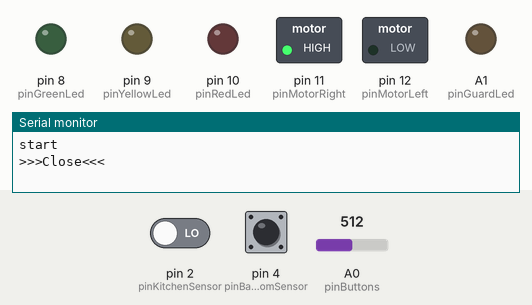
Simulated run of this sketch. Board: Arduino Uno, built with avr-gcc and run on an emulated ATmega328P. On the bench: switched loads named in the sketch (green lamp = pin HIGH), output pins drawn as LEDs (lit = HIGH), the last lines printed to the serial monitor. Dashed ring = blinking. The inputs (shaded band) are chosen by the test bench; at power-on: pin 2 (pinKitchenSensor) LOW, pin 4 (pinBathroomSensor) LOW, A0 (pinButtons) = 512.

Above: at 3.2 s.
3.3 s: pin 2 (pinKitchenSensor) driven HIGH
At 4.6 s:
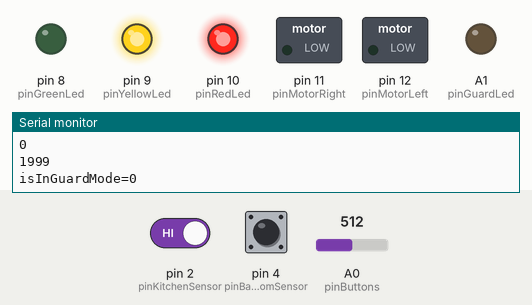
5.8 s: pin 4 (pinBathroomSensor) driven HIGH
At 6.8 s:
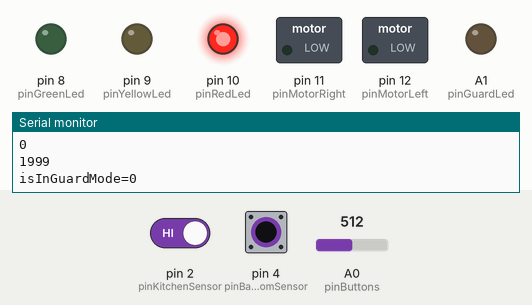
7.3 s: pin 4 (pinBathroomSensor) driven LOW
At 8.4 s:
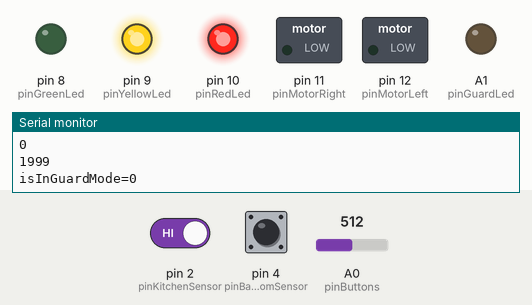
8.8 s: pin 2 (pinKitchenSensor) driven LOW
At 9.4 s:
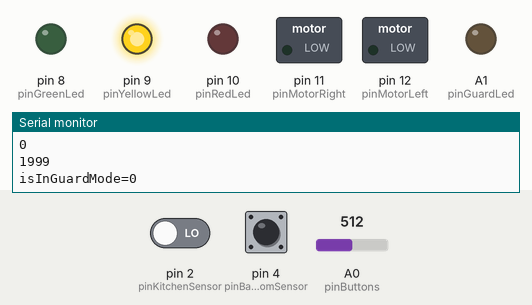
10.3 s: pin 4 (pinBathroomSensor) pulsed HIGH 5 times (0.12 s each, 0.3 s apart)
At 10.7 s:
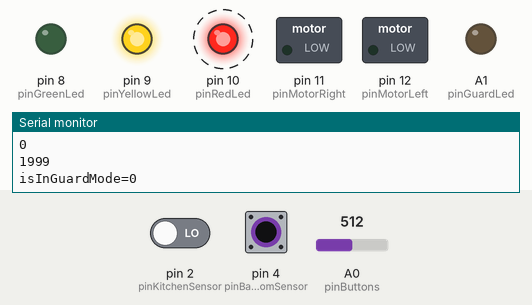
Timing chart, 0 to 13.3 s (numbered marks = the images above; inputs shaded):
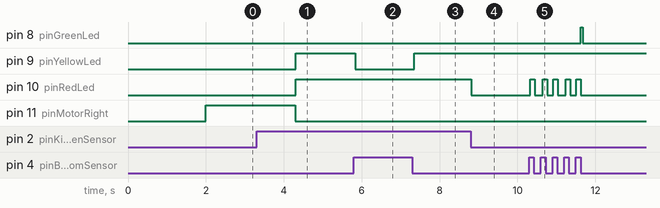

Measured:
- after the input at 3.3 s, pin 10 (pinRedLed): LOW → HIGH after 1.0 s
- after the input at 5.8 s, pin 9 (pinYellowLed): HIGH → LOW at once
- after the input at 7.3 s, pin 9 (pinYellowLed): LOW → HIGH after 0.05 s
- after the input at 8.8 s, pin 10 (pinRedLed): HIGH → LOW at once
- after the input at 10.3 s, pin 8 (pinGreenLed): LOW → HIGH after 1.3 s, → LOW 0.05 s later; pin 10 (pinRedLed): alternates HIGH for 0.11 s and LOW for 0.19 s, 10 changes in all, then stays LOW, starting at once

The sketch:

FloodAlarm.ino
```cpp
#include "flood.h"

const short pinBathroomSensor = 4;
const short pinKitchenSensor = 2;

// 220 or 1k resistor connected to LEDs pins
const int pinGreenLed = 8;   //1k    Ok i.e. No Flood
const int pinYellowLed = 9;  //220   Attention i.e. Line is broken
const int pinRedLed = 10;    //1k    Alarm or Flood was detected
const int pinGuardLed = A1;

//
const short pinMotorLeft = 12;
const short pinMotorRight = 11;

const int pinButtons = 0;

short ledState = sensorUnknowState;
boolean isInGuardMode = false; //isValveOpened

void setup()                    // run once, when the sketch starts
{
  setupOutputLowPin(pinGreenLed);
  setupOutputLowPin(pinYellowLed);
  setupOutputLowPin(pinRedLed);
  setupOutputLowPin(pinGuardLed);

  setupOutputLowPin(pinMotorLeft);
  setupOutputLowPin(pinMotorRight);

  stopMotor();
  Serial.begin(9600);
  Serial.println("start");      // a personal quirk
  delay(2000);
}

void setupOutputLowPin(int pin) {
  pinMode(pin, OUTPUT);
  digitalWrite(pin, LOW);
}

void loop()                     // run over and over again
{
  readButtons();

  int floodState = sensorUnknowState;

//  SerialPrintln("--- Bathroom ----");
  int stateBathroom = getSensorState(pinBathroomSensor);
  printWaterSensorInfo(stateBathroom, "=== Bathroom:");
  floodState = stateBathroom;

//  SerialPrintln("--- Kitchen ----");
  int stateKitchen = getSensorState(pinKitchenSensor);
  printWaterSensorInfo(stateKitchen, "=== Kitchen:");
  floodState |= stateKitchen;

  lightLed(floodState);
  motorReact(floodState);

  delay(50);
}

void readButtons() {
  uint32_t ms = millis();
  static unsigned long prevButtonTime = 0;
  static boolean isButtonPressed = false;

  if(ms - prevButtonTime > 70) {
    int sensorValue = analogRead(pinButtons);
    if(sensorValue < 50) {
      // No button pressed
      isButtonPressed = false;
    } else if(!isButtonPressed)  {
      isButtonPressed = true;
      if(abs(sensorValue - 342) < 50) { // Open button pressed
        Serial.println(">>>Open<<<");
        turnMotor(1);
        isInGuardMode = false;
      } else if (sensorValue - 513 < 50) { // Close button pressed
        Serial.println(">>>Close<<<");
        turnMotor(0);
        isInGuardMode = false;
      } else if (sensorValue - 1018 < 50) { // Reset button pressed
        Serial.println(">>>Reset<<<");
        isInGuardMode = !isInGuardMode;

      }
      Serial.println(ms);
      Serial.println(prevButtonTime);
      Serial.println(ms - prevButtonTime);
      Serial.print("isInGuardMode=");Serial.println(isInGuardMode);
      prevButtonTime = ms;
    }
  }

//  Serial.print("Button value = ");
//  Serial.println(sensorValue);
}

void motorReact(int floodState) {
  if( (floodState & sensorAlarmState) && isInGuardMode) {
    SerialPrintln("motorReact floodState = ", floodState);
    SerialPrintln("motorReact sensorAlarmState = ",sensorAlarmState);
    SerialPrintln("motorReact isInGuardMode = ",isInGuardMode);
    turnMotor (1);
    isInGuardMode = false;
  }
}

void lightLed(int floodState) {
  SerialPrintln("floodState=",floodState);

  int maskOffLeds = ledState^floodState;

  if(maskOffLeds & sensorOkState) {
    digitalWrite(pinGreenLed, LOW);
  }
  if(maskOffLeds & sensorBrokenState) {
    digitalWrite(pinYellowLed, LOW);
  }
  if(maskOffLeds & sensorAlarmState) {
    digitalWrite(pinRedLed, LOW);
  }

  if(floodState & sensorOkState) {
    digitalWrite(pinGreenLed, HIGH);
  }
  if(floodState & sensorBrokenState) {
    digitalWrite(pinYellowLed, HIGH);
  }
  if(floodState & sensorAlarmState) {
    digitalWrite(pinRedLed, HIGH);
  }

  if(isInGuardMode){
//    Serial.println("In Guard Mode");
    digitalWrite(pinGuardLed, HIGH);
  } else {
//    Serial.println("!In Guard Mode");
    digitalWrite(pinGuardLed, LOW);
  }

  ledState = floodState;
}

void printWaterSensorInfo(int state, char info[]) {
  switch(state) {
    case sensorOkState:
      SerialPrintln(info, "OK");
        break;
    case sensorAlarmState:
      SerialPrintln(info, "FLOOD");
        break;
    case sensorBrokenState:
      SerialPrintln(info, "BROKEN");
        break;
    default:
      SerialPrintln(info, "UNKNOWN");
        break;
  }
}

short getSensorState(int sensorPin) {
   uint32_t ms = millis();
   static unsigned long prevLogTime = 0;

   long result = 0;
   pinMode(sensorPin, OUTPUT);       // make pin OUTPUT
   digitalWrite(sensorPin, HIGH);    // make pin HIGH to discharge capacitor - study the schematic
   delay(1);                       // wait a  ms to make sure cap is discharged

   pinMode(sensorPin, INPUT);        // turn pin into an input and time till pin goes low
   digitalWrite(sensorPin, LOW);     // turn pullups off - or it won't work
   while(digitalRead(sensorPin)){    // wait for pin to go low
      result++;
      if(result>1000) break;
   }

   if(ms - prevLogTime > 1000) {
     SerialPrintln("Flood pin#  :",sensorPin);
     SerialPrintln("Flood sensor:",result);
     prevLogTime = ms;
   }

   if(result==0) return sensorBrokenState;
   if(result>900) return sensorAlarmState;
   //if(result<700)
     return sensorOkState;
}

long RCtime(int sensPin){
   long result = 0;
   pinMode(sensPin, OUTPUT);       // make pin OUTPUT
   digitalWrite(sensPin, HIGH);    // make pin HIGH to discharge capacitor - study the schematic
   delay(1);                       // wait a  ms to make sure cap is discharged

   pinMode(sensPin, INPUT);        // turn pin into an input and time till pin goes low
   digitalWrite(sensPin, LOW);     // turn pullups off - or it won't work
   while(digitalRead(sensPin)){    // wait for pin to go low
      result++;
   }
   return result;                   // report results
}

void turnMotor(int direction)
{
  SerialPrintln("turnMotor", direction);
  boolean inPin1 = (direction ==1)? HIGH : LOW;
  boolean inPin2 = (direction ==1)? LOW  : HIGH;

  digitalWrite(pinMotorLeft, inPin1);
  digitalWrite(pinMotorRight , inPin2);

  delay(MotorTurnTimeMillisec);
  stopMotor();
}

void stopMotor(){
  digitalWrite(pinMotorLeft, LOW);
  digitalWrite(pinMotorRight , LOW);
}

void SerialPrint(char info[]) {
//  Serial.print(info);
}

void SerialPrintln(char info[]) {
//  Serial.println(info);
}

void SerialPrintln(int info) {
//  Serial.println(info);
}

void SerialPrintln(char info[], int state) {
  SerialPrint(info);
  SerialPrintln(state);
}

void SerialPrintln(char info[], char state[]) {
  SerialPrint(info);
  SerialPrintln(state);
}
```

flood.h
```cpp
//enum sensorState {
//  unknown = 0,
//  ok =1,
//  broken = 2,
//  flood =4
//};

const short sensorUnknowState = 1;
const short sensorOkState = 2;
const short sensorBrokenState = 4;
const short sensorAlarmState = 8;

const int MotorTurnTimeMillisec = 2300;
```
